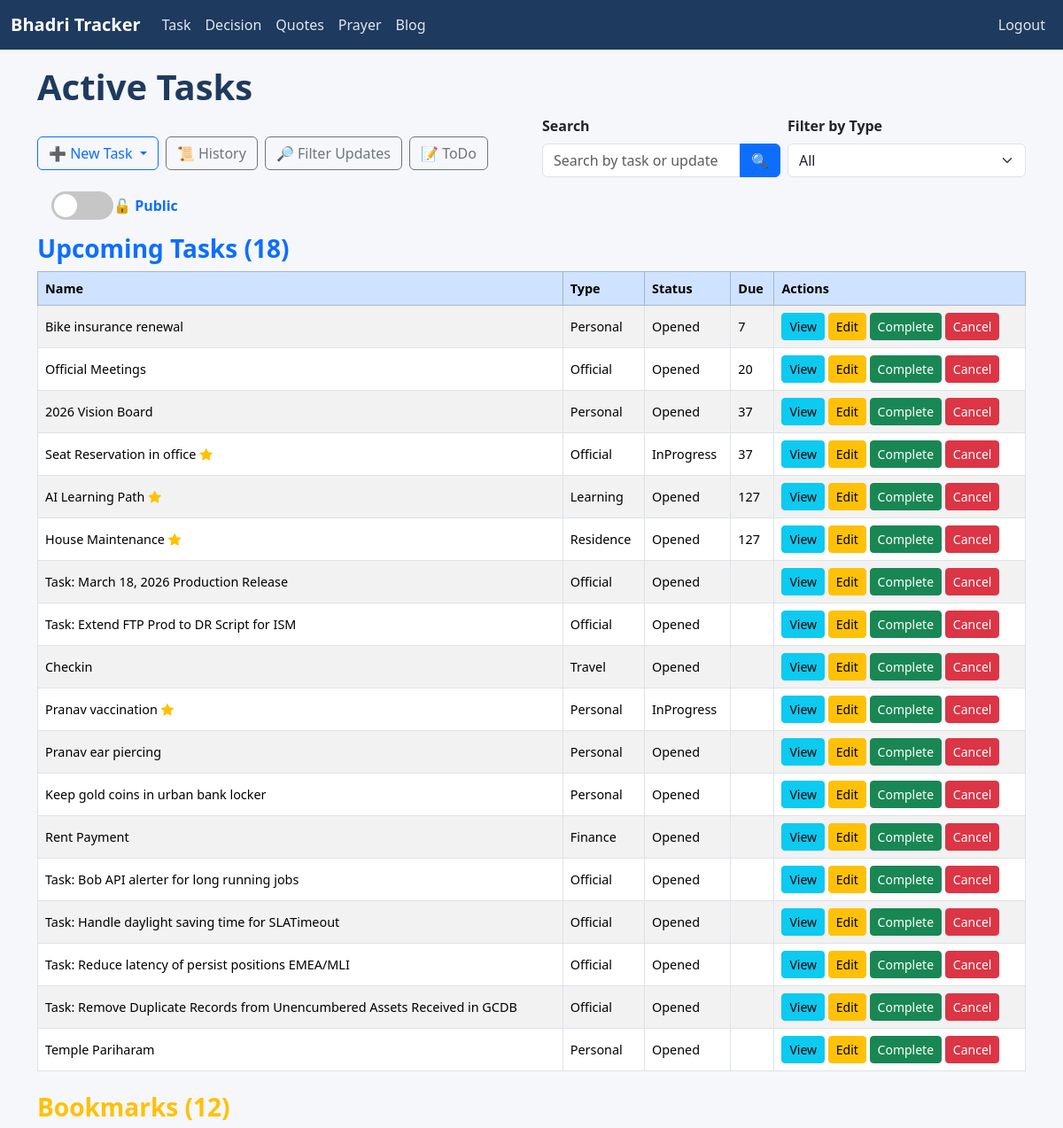
The page / (signed in, upper part) on the database as committed earlier.
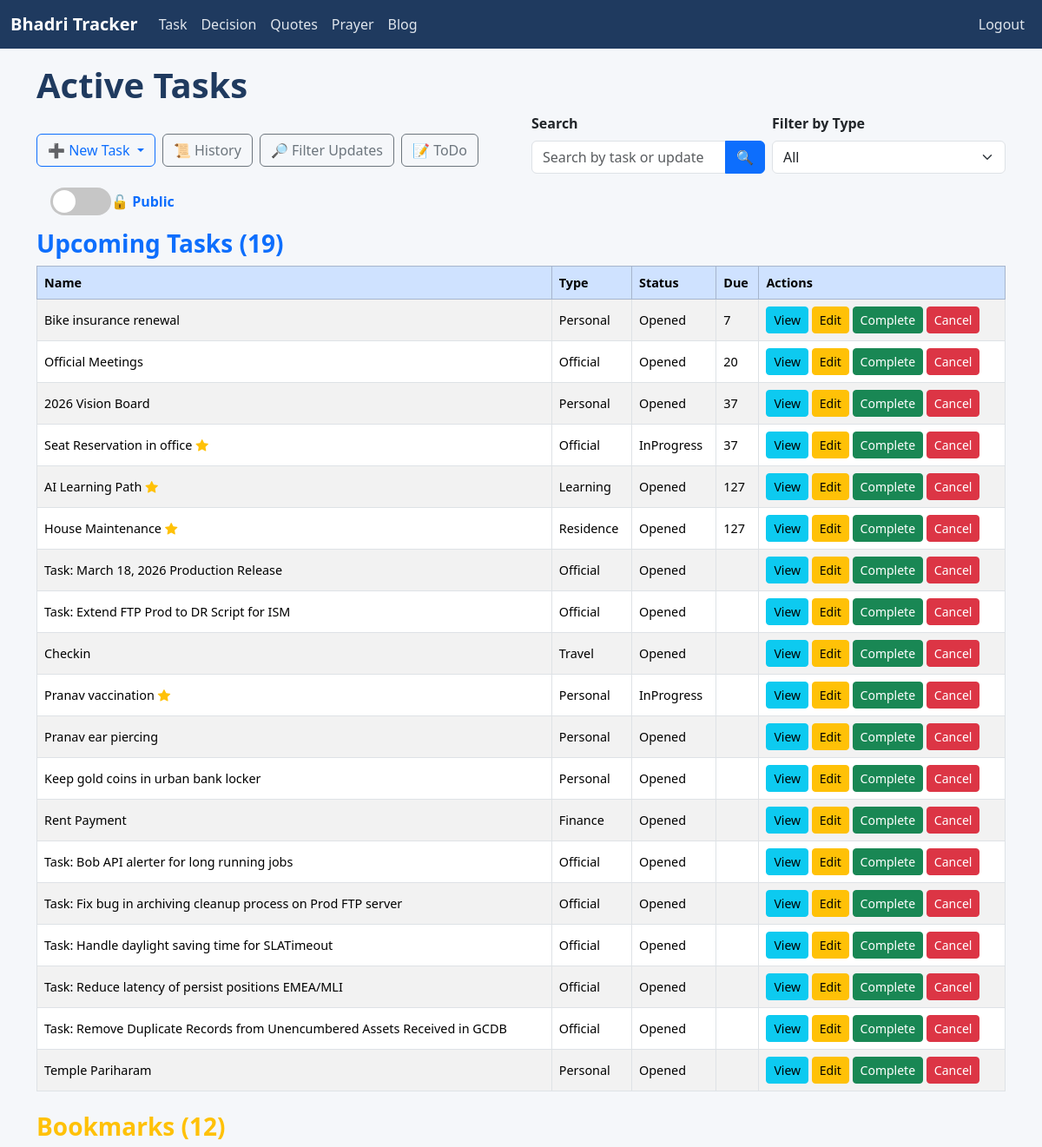
The same page on the database as committed later.
### tracker/models.py (models this page shows, shortened)
class Task(models.Model):
    STATUS_CHOICES = [
        ('Opened', 'Opened'),
        ('InProgress', 'In Progress'),
        ('Completed', 'Completed'),
        ('Cancelled', 'Cancelled'),
        ('Hold', 'Hold'),
    ]
    name = models.CharField(max_length=200)
    status = models.CharField(max_length=20, choices=STATUS_CHOICES, default='Opened')
    task_type = models.ForeignKey(TaskType, on_delete=models.CASCADE)
    started_date = models.DateField(default=timezone.localtime(), null=True, blank=True)
    created_date = models.DateField(auto_now_add=True)
    updated_date = models.DateField(auto_now=True)
    completed_date = models.DateField(null=True, blank=True)
    target_date = models.DateField(default=timezone.localtime(), null=True, blank=True)
    is_bookmark = models.BooleanField(default=False)
    is_private = models.BooleanField(default=False)
    is_important = models.BooleanField(default=False)
    is_template = models.BooleanField(default=False)
    @property
    def days_till_upcoming(self):
        today = timezone.localdate()
        dates = []
        if self.started_date and self.started_date >= today:
            dates.append(self.started_date)
        if self.target_date and self.target_date >= today:
            dates.append(self.target_date)
        for upd in self.updates.all():
            if upd.status not in ['Completed', 'Cancelled'] and upd.date and upd.date >= today:
                dates.append(upd.date)
        if not dates:
            return None
        return (min(dates) - today).days

class TaskType(models.Model):
    name = models.CharField(max_length=50, unique=True)
    class Meta:
        ordering = ['name']

class Update(models.Model):
    STATUS_CHOICES = [
        ('Opened', 'Opened'),
        ('InProgress', 'In Progress'),
        ('Completed', 'Completed'),
        ('Cancelled', 'Cancelled')
    ]
    REMINDER_CHOICE = [
        ('Days', 'Days'),
        ('Workweek', 'Workweek'),
        ('Weekly', 'Weekly'),
        ('Monthly', 'Monthly'),
        ('Yearly', 'Yearly'),
    ]
    task = models.ForeignKey(Task, on_delete=models.CASCADE, related_name='updates')
    date = models.DateField(default=timezone.localtime(), null=True, blank=True)
    start_time = models.TimeField(null=True, blank=True)
    end_time = models.TimeField(null=True, blank=True)
    description = models.TextField()
    is_check_box = models.BooleanField(default=False)
    status = models.CharField(max_length=20, choices=STATUS_CHOICES, default='Opened')
    reminder_type = models.CharField(max_length=20, choices=REMINDER_CHOICE, null=True, blank=True)
    can_store_reminder = models.BooleanField(default=False)
    date_to_remind = models.IntegerField(null=True, blank=True)

### tracker/views.py (the view)
# urls.py: path('', views.TaskListView.as_view(), name='task_list'),
class TaskListView(LoginRequiredMixin, ListView):
    model = Task
    template_name = 'tracker/task_list.html'
    context_object_name = 'tasks'
    def get_queryset(self):
        queryset = Task.objects.exclude(
            status__in=['Completed', 'Cancelled', 'Hold']
        ).exclude(
            is_bookmark=True
        ).exclude(
            is_template=True
        )
        view_mode = self.request.GET.get('view', 'public')
        if view_mode == "private":
            user_profile = getattr(self.request.user, "userprofile", None)
            if user_profile is None or not user_profile.special_privilege_password:
                messages.error(self.request, "You do not have access to private tasks.")
                return Task.objects.none()
            if not self.request.session.get("private_access"):
                raise PermissionError("PRIVATE_ACCESS_REQUIRED")
            queryset = queryset.filter(is_private=True)
        elif view_mode == "public":
            self.request.session['private_access'] = False
            queryset = queryset.filter(is_private=False)
        search_query = self.request.GET.get('search')
        if search_query:
            queryset = queryset.filter(
                Q(name__icontains=search_query) |
                Q(updates__description__icontains=search_query)
            ).distinct()
        task_type_id = self.request.GET.get('task_type')
        if task_type_id:
            queryset = queryset.filter(task_type_id=task_type_id)
        tasks = list(queryset)
        tasks = [t for t in tasks if t.days_till_upcoming != 0]
        tasks.sort(
            key=lambda t: (
                t.days_till_upcoming is None,
                t.days_till_upcoming,
                t.target_date is None,
                t.target_date,
                t.name.lower(),
            )
        )
        return tasks
    def get_context_data(self, **kwargs):
        context = super().get_context_data(**kwargs)
        task_type_id = self.request.GET.get('task_type')
        search_query = self.request.GET.get('search', '')
        view_mode = self.request.GET.get('view', 'public')
        context['task_types'] = TaskType.objects.all()
        context['selected_type'] = int(task_type_id) if task_type_id else None
        context['search_query'] = search_query
        context['view_mode'] = view_mode
        common_filters = {}
        if task_type_id:
            common_filters['task_type_id'] = task_type_id
        if search_query:
            common_filters['name__icontains'] = search_query
        if view_mode == "private":
            common_filters['is_private'] = True
        base_queryset = Task.objects.filter(**common_filters) \
            .exclude(status__in=['Completed', 'Cancelled', 'Hold']) \
            .exclude(is_bookmark=True) \
            .exclude(is_template=True) \
            .order_by('name')
        today_tasks = [
            task for task in base_queryset
            if task.days_till_upcoming == 0
        ]
        context['today_tasks'] = today_tasks
        if view_mode == "public":
            common_filters['is_private'] = False
        held_tasks = Task.objects.filter(
            status__in=['Hold'],
            **common_filters
        ).exclude(is_template=True).order_by('name')
        context['held_tasks'] = held_tasks
        bookmarked_tasks = Task.objects.filter(
            is_bookmark=True,
            status__in=['Opened', 'InProgress'],
            **common_filters
        ).exclude(is_template=True).order_by('name')
        context['bookmarked_tasks'] = bookmarked_tasks
        template_tasks = Task.objects.filter(
            is_template=True,
            **common_filters
        ).order_by('name')
        context['template_tasks'] = template_tasks
        return context
    def dispatch(self, request, *args, **kwargs):
        try:
            return super().dispatch(request, *args, **kwargs)
        except PermissionError as e:
            if str(e) == "PRIVATE_ACCESS_REQUIRED":
                return redirect("private_access", "tracker:task_list")
            raise

### templates/tracker/task_list.html (shortened to what this page needs)
{% extends 'base.html' %}
{% load static %}
{% block style %}
<link rel="stylesheet" href="{% static 'css/task_list.css' %}">
{% endblock %}
{% block content %}
<h1>Active Tasks</h1>
<div class="row align-items-end mb-3">
  <div class="col-md-6 mb-2">
    <div class="d-flex gap-2 flex-wrap">
      <div class="dropdown">
        <button class="btn btn-outline-primary dropdown-toggle"
                type="button"
                data-bs-toggle="dropdown"
                aria-expanded="false">
          ➕ New Task
        </button>
      </div>
      <a href="{% url 'tracker:task_history' %}"
         class="btn btn-outline-secondary">
         📜 History
      </a>
      <a href="{% url 'tracker:update_filter' %}" class="btn btn-outline-secondary">
        🔎 Filter Updates
      </a>
      <a href="{% url 'tracker:todo_list' %}" class="btn btn-outline-secondary">
        📝 ToDo
      </a>
    </div>
  </div>
  <div class="col-md-6">
    <form method="get" class="row g-2 align-items-end">
      <div class="col-md-6">
        <label class="form-label fw-bold">Search</label>
        <div class="input-group">
          <input type="text"
                 name="search"
                 value="{{ search_query }}"
                 class="form-control"
                 placeholder="Search by task or update">
          <button type="submit" class="btn btn-primary">🔍</button>
        </div>
      </div>
      <div class="col-md-6">
        <label class="form-label fw-bold">Filter by Type</label>
        <select name="task_type"
                class="form-select"
                onchange="this.form.submit()">
          <option value="">All</option>
        </select>
      </div>
    </form>
  </div>
</div>
<div class="toggle-container mb-3 ms-3">
  <a href="{% if view_mode == 'public' %}{% url 'private_access' 'tracker:task_list' %}{% else %}?view=public{% endif %}"
     class="text-decoration-none d-flex align-items-center">
    <div class="toggle-switch {% if view_mode == 'private' %}active{% endif %}">
      <div class="toggle-circle"></div>
    </div>
    <span class="toggle-label">
      {% if view_mode == 'private' %}
        🔒 Private
      {% else %}
        🔓 Public
      {% endif %}
    </span>
  </a>
</div>
<h3 class="text-primary mb-2">Upcoming Tasks ({{ tasks|length }})</h3>
<div class="table-responsive">
  <table class="table table-striped table-bordered align-middle text-nowrap">
    <thead class="table-primary">
      <tr>
        <th>Name</th>
        <th>Type</th>
        <th>Status</th>
        <th>Due</th>
        <th>Actions</th>
      </tr>
    </thead>
    <tbody>
      {% for task in tasks %}
      <tr>
        <td>{{ task.name }}{% if task.is_important %}<i class="bi bi-star-fill text-warning ms-1"></i>{% endif %}</td>
        <td>{{ task.task_type.name }}</td>
        <td>{{ task.status }}</td>
        <td>{% if task.days_till_upcoming == 0 %}Today{% elif task.days_till_upcoming > 0 %}{{ task.days_till_upcoming }}{% endif %}</td>
        <td>
          <a href="{% url 'tracker:update_list' task.id %}" class="btn btn-sm btn-info">View</a>
          <a href="{% url 'tracker:task_update' task.id %}" class="btn btn-sm btn-warning">Edit</a>
          <a href="{% url 'tracker:mark_task_complete' task.id %}" class="btn btn-sm btn-success">Complete</a>
          <a href="{% url 'tracker:mark_task_cancel' task.id %}" class="btn btn-sm btn-danger">Cancel</a>
        </td>
      </tr>
      {% empty %}
        <tr><td colspan="6" class="text-center text-muted">No tasks found</td></tr>
      {% endfor %}
    </tbody>
  </table>
  {% if bookmarked_tasks %}
  <h3 class="text-warning mt-4">Bookmarks ({{ bookmarked_tasks|length }})</h3>
  {% endif %}
</div>
</div>
{% endblock %}

Rows that differ between the two databases and show on the page:
added Task: name "Task: Fix bug in archiving cleanup process on Prod FTP server", task_type.name "Official", status "Opened"
Other text that changed with them:
{{ tasks|length }}: "18" → "19"
